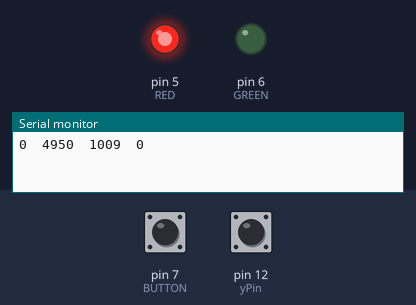
The sketch below on a simulated Arduino Uno, built with avr-gcc and run on an emulated ATmega328P. Shown: output pins drawn as LEDs (lit = HIGH), the last lines printed to the serial monitor. The inputs (shaded band) are chosen by the test bench; at power-on: pin 7 (BUTTON) LOW, pin 12 (yPin) LOW.

Above: at 1.2 s.
1.3 s: pin 7 (BUTTON) pulled HIGH for 1 s
6.7 s: pin 12 (yPin) pulsed HIGH 2 times (0.12 s each, 0.3 s apart)
At 8.0 s:
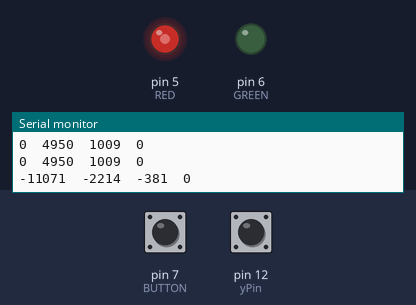
At 9.3 s:
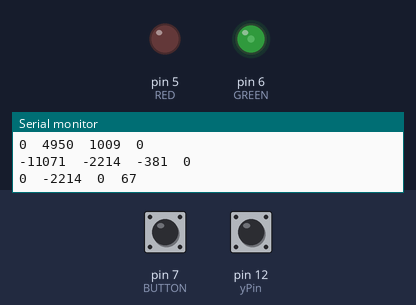
Timing chart, 0 to 10.8 s (numbered marks = the images above; inputs shaded):
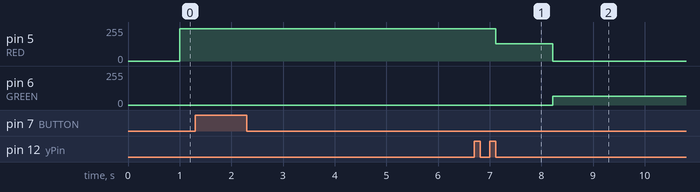

The sketch:

accelerometer.ino
```cpp
#define RED 5
#define GREEN 6
#define BUTTON 7
#define BOX 5

const int yPin = 12;
const int accelMin = 3700;
const int accelMax = 6200;
int accelMid = (accelMax + accelMin) / 2;;

void setup() {
  // put your setup code here, to run once:
  Serial.begin(9600);
  // initialize the pins connected to the accelerometer as inputs:
  pinMode(yPin, INPUT);
  pinMode(RED, OUTPUT);
  pinMode(GREEN, OUTPUT);
  pinMode(BUTTON, INPUT);
  //pinMode(yPin, INPUT);
}

void loop() {
  // put your main code here, to run repeatedly:
  // variables to read the pulse widths:
  int pulseX, pulseY;
  int red, green;
  bool button;
  //int accelMid = (accelMax + accelMin) / 2;

  pulseY = pulseIn(yPin, HIGH);
  if (pulseY > accelMid) {
    green = map(pulseY, accelMid, accelMax, 0, 255);
    red = 0;
  }
  else {
    red = map(pulseY, accelMin, accelMid, -255, 0);
    red = -1 * red;
    green = 0;
  }
  analogWrite(RED, red);
  analogWrite(GREEN, green);


  Serial.print(pulseY);
  Serial.print("\t");
  Serial.print(accelMid);
  Serial.print("\t");
  Serial.print(red);
  Serial.print("\t");
  Serial.print(green);
  Serial.println();

  delay(100);
  button = digitalRead(BUTTON);
  if (button) {
    accelMid = 0;
    for (int i = 0; i < BOX; i++) {
      accelMid +=  pulseIn(yPin, HIGH);
    }
    accelMid = floor(accelMid / BOX);
  }
}
```

Measured:
- after the input at 6.7 s, pin 5 (RED): 241/255 → 131/255 after 0.42 s, → 0/255 1.1 s later; pin 6 (GREEN): 0/255 → 67/255 after 1.5 s
